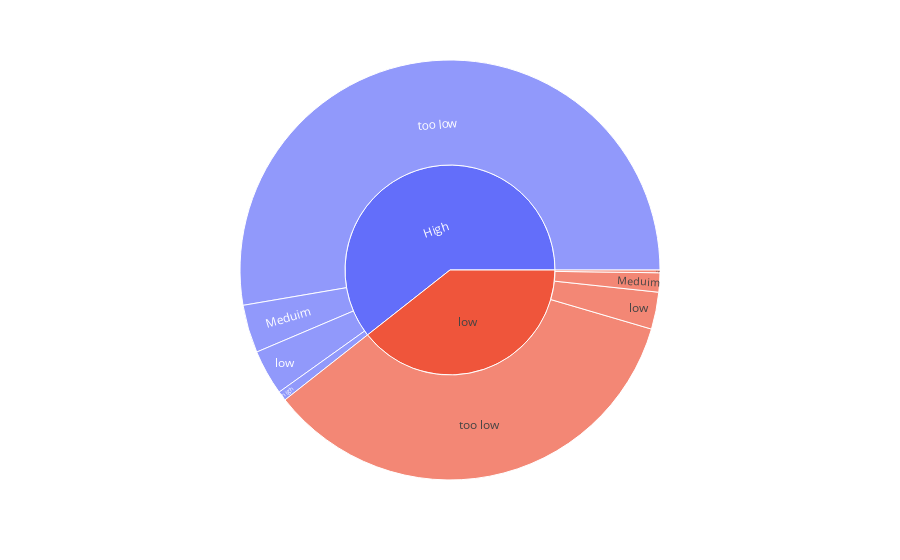

The notebook cell saved with this chart:
### Markdown cell above
>Here we can see the carbohydrate levels (categories) vs the high traffic. In this interactive chart, we can see a **little more diversity** in the distribution of different categories of carbohydrate levels. This infers more distinguishing factors for determining and distinguishing between high traffic and low traffic recipes.

### Code cell
px.sunburst(recipe, path=['high_traffic', 'carbohydrate_cat'])

### Figure 1 — Plotly figure (JSON) as saved in the notebook; plotly's stock layout.template omitted (floating-point values rounded to 4 significant figures)
{"data": [{"branchvalues": "total", "domain": {"x": [0, 1], "y": [0, 1]}, "hovertemplate": "labels=%{label}<br>count=%{value}<br>parent=%{parent}<br>id=%{id}<extra></extra>", "ids": ["High/too low", "low/too low", "High/low", "low/low", "High/Meduim", "low/Meduim", "High/high", "low/high", "High", "low"], "labels": ["too low", "too low", "low", "low", "Meduim", "Meduim", "high", "high", "High", "low"], "name": "", "parents": ["High", "low", "High", "low", "High", "low", "High", "low", "", ""], "type": "sunburst", "values": [499, 330, 33, 27, 35, 14, 7, 2, 574, 373]}], "layout": {"legend": {"tracegroupgap": 0}, "margin": {"t": 60}}}
